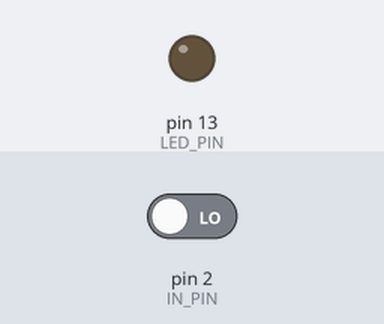
A sketch run on a simulated Arduino Uno, built with avr-gcc and run on an emulated ATmega328P. Shown: output pins drawn as LEDs (lit = HIGH). The test bench sets the inputs (shaded band); at power-on: pin 2 (IN_PIN) LOW.

Above: at 1.2 s.
1.3 s: pin 2 (IN_PIN) driven HIGH
At 2.5 s:
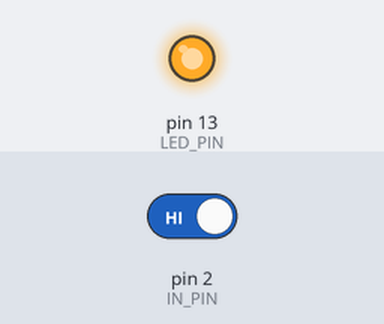
2.8 s: pin 2 (IN_PIN) driven LOW
At 3.9 s:
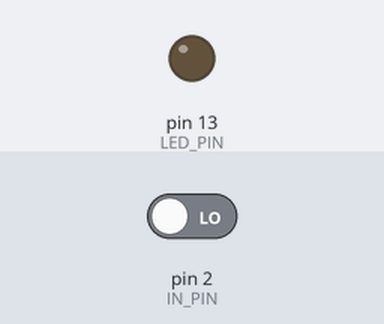
Timing chart, 0 to 5.8 s (numbered marks = the images above; inputs shaded):
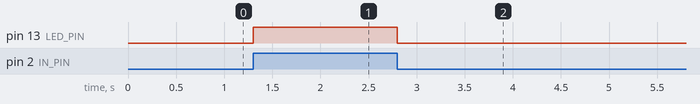

The sketch:

hall_test.ino
```cpp
#define IN_PIN 2
#define LED_PIN 13

void setup() {
  pinMode(IN_PIN, INPUT);
  pinMode(LED_PIN, OUTPUT);
}

void loop() {
  digitalWrite(LED_PIN, digitalRead(IN_PIN));
}
```

Measured:
- after the input at 1.3 s, pin 13 (LED_PIN): LOW → HIGH at once
- after the input at 2.8 s, pin 13 (LED_PIN): HIGH → LOW at once
